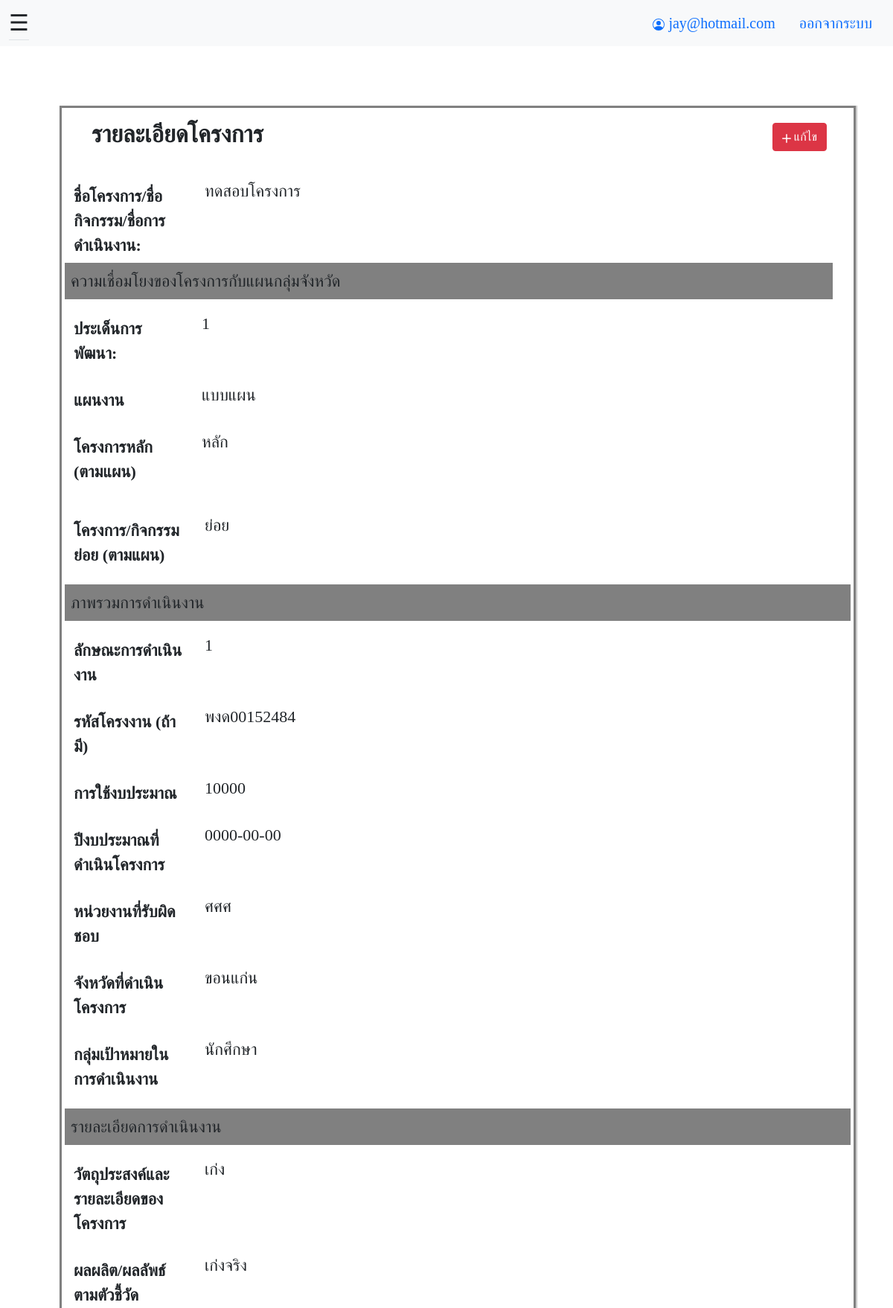
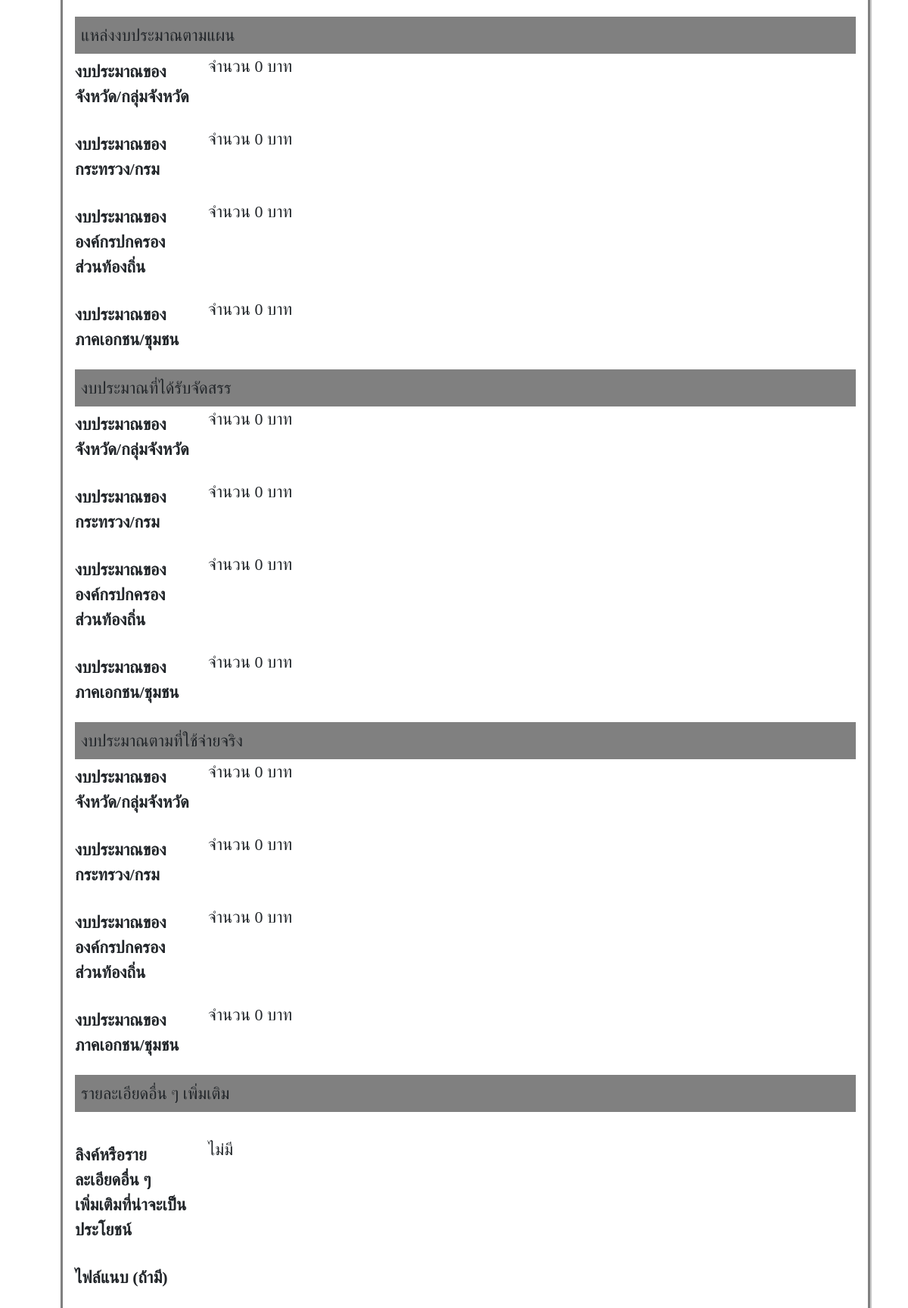
The page /index/detail.php?project_id=3 (signed in) on the database its author committed (2 pictures, top to bottom).
### tables this page shows
CREATE TABLE `project` (
  `project_id` int(11) NOT NULL,
  `project_name` varchar(100) NOT NULL,
  `development_subject` varchar(200) NOT NULL,
  `project_roadmap` varchar(100) NOT NULL,
  `project_main` varchar(100) NOT NULL,
  `project_sub` varchar(100) NOT NULL,
  `operation_type` varchar(200) NOT NULL,
  `project_code` varchar(100) NOT NULL,
  `use_budget` varchar(200) NOT NULL,
  `budget_year` varchar(200) NOT NULL,
  `institution` varchar(100) NOT NULL,
  `province` varchar(100) NOT NULL,
  `target_user` varchar(100) NOT NULL,
  `project_objective` varchar(200) NOT NULL,
  `project_result` varchar(200) NOT NULL,
  `project_additional` varchar(200) NOT NULL,
  `budget_province_plan` int(11) DEFAULT NULL,
  `budget_province_receive` int(11) DEFAULT NULL,
  `budget_province_use` int(11) DEFAULT NULL,
  `budget_department_plan` int(11) DEFAULT NULL,
  `budget_department_receive` int(11) DEFAULT NULL,
  `budget_department_use` int(11) DEFAULT NULL,
  `budget_local_plan` int(11) DEFAULT NULL,
  `budget_local_receive` int(11) DEFAULT NULL,
  `budget_local_use` int(11) DEFAULT NULL,
  `budget_private_plan` int(11) DEFAULT NULL,
  `budget_private_receive` int(11) DEFAULT NULL,
  `budget_private_use` int(11) DEFAULT NULL,
  `user_id` int(11) NOT NULL
);

### index/detail.php (the view, shortened to what this page needs)
<!DOCTYPE html>
<html lang="en">
<head>
  <?php include "../connect.php" ?>
</head>
<body>
  <?php
  $stmt = $pdo->prepare("SELECT * FROM project where project_id = ?");
  $stmt->bindParam(1, $_GET["project_id"]);
  $stmt->execute();
  ?>
  <header>
    <nav class="navbar navbar-expand-lg navbar-light bg-light">
      <div class="container-fluid">
        <ul class="nav nav-tabs">
          <li class="nav-item">
            <span clss="marginle" style="font-size:30px;cursor:pointer" onclick="openNav()">&#9776; </span>
          </li>
        </ul>
        <ul class="nav justify-content-end">
        <li class="nav-item">
              <a class=nav-link active aria-current="page"> <?php echo $_COOKIE["user_email"]; ?></a>
        </li>
          <li class="nav-item">
            <a class="nav-link active" aria-current="page" href="../login/index.php">ออกจากระบบ</a>
          </li>
        </ul>
  </header>
  <?php $row = $stmt->fetch()  ?>
  <div id="main" class="main bd-main order-1">
    <div class="bd-intro ps-lg-4">
      <div class="d-md-flex flex-md-row-reverse align-items-center justify-content-between">
        <a class="btn btn-danger" href="edit_project.php?project_id=<?= $row["project_id"] ?>" title="edit" rel="noopener" style="margin-right: 20px;"><svg xmlns="http://www.w3.org/2000/svg" width="12" height="12" fill="currentColor" class="bi bi-plus-lg" viewBox="0 0 16 16">
            <path d="M8 0a1 1 0 0 1 1 1v6h6a1 1 0 1 1 0 2H9v6a1 1 0 1 1-2 0V9H1a1 1 0 0 1 0-2h6V1a1 1 0 0 1 1-1z" />
          </svg> แก้ไข </a>
        <h2 class="bd-title" id="content" style="font-weight: bold;">รายละเอียดโครงการ</h2>
      </div>
    </div>
    <br>
    <div class="w-100 bd-highlight">
      <div class="row mb-3">
        <label for="project_code" class="col-sm-2 col-form-label" style="font-weight: bold;">ชื่อโครงการ/ชื่อกิจกรรม/ชื่อการดำเนินงาน:</label>
        <div class="col-sm-10">
          <?= $row["project_name"] ?>
        </div>
        <div class="row mb-3">
          <div class="-flex p-2 bd-highlight" style="background-color: gray;">
            <label>ความเชื่อมโยงของโครงการกับแผนกลุ่มจังหวัด
            </label>
          </div>
        </div>
        <div class="row mb-3">
          <label for="project_code" class="col-sm-2 col-form-label" style="font-weight: bold;">ประเด็นการพัฒนา: </label>
          <div class="col-sm-10">
            <?= $row["development_subject"] ?>
          </div>
        </div>
        <div class="row mb-3">
          <label for="project_code" class="col-sm-2 col-form-label" style="font-weight: bold;">แผนงาน</label>
          <div class="col-sm-10">
            <?= $row["project_roadmap"] ?>
          </div>
        </div>
        <div class="row mb-3">
          <label for="project_code" class="col-sm-2 col-form-label" style="font-weight: bold;">โครงการหลัก (ตามแผน)</label>
          <div class="col-sm-10">
            <?= $row["project_main"] ?>
          </div>
        </div>
      </div>
      <div class="row mb-3">
        <label for="project_code" class="col-sm-2 col-form-label" style="font-weight: bold;">โครงการ/กิจกรรมย่อย (ตามแผน)</label>
        <div class="col-sm-10">
          <?= $row["project_sub"] ?>
        </div>
      </div>
      <div class="row mb-3">
        <div class="-flex p-2 bd-highlight" style="background-color: gray;">
          <label>ภาพรวมการดำเนินงาน</label>
        </div>
      </div>
      <div class="row mb-3">
        <label for="project_code" class="col-sm-2 col-form-label" style="font-weight: bold;">ลักษณะการดำเนินงาน</label>
        <div class="col-sm-10">
          <?= $row["operation_type"] ?>
        </div>
      </div>
      <div class="row mb-3">
        <label for="project_code" class="col-sm-2 col-form-label" style="font-weight: bold;">รหัสโครงงาน (ถ้ามี)</label>
        <div class="col-sm-10">
          <?= $row["project_code"] ?>
        </div>
      </div>
      <div class="row mb-3">
        <label for="project_code" class="col-sm-2 col-form-label" style="font-weight: bold;">การใช้งบประมาณ</label>
        <div class="col-sm-10">
          <?= $row["use_budget"] ?>
        </div>
      </div>
      <div class="row mb-3">
        <label for="project_code" class="col-sm-2 col-form-label" style="font-weight: bold;">ปีงบประมาณที่ดำเนินโครงการ</label>
        <div class="col-sm-10">
          <?= $row["budget_year"] ?>
        </div>
      </div>
      <div class="row mb-3">
        <label for="project_code" class="col-sm-2 col-form-label" style="font-weight: bold;">หน่วยงานที่รับผิดชอบ</label>
        <div class="col-sm-10">
          <?= $row["institution"] ?>
        </div>
      </div>
      <div class="row mb-3">
        <label for="project_code" class="col-sm-2 col-form-label" style="font-weight: bold;">จังหวัดที่ดำเนินโครงการ</label>
        <div class="col-sm-10">
          <?= $row["province"] ?>
        </div>
      </div>
      <div class="row mb-3">
        <label for="project_code" class="col-sm-2 col-form-label" style="font-weight: bold;">กลุ่มเป้าหมายในการดำเนินงาน</label>
        <div class="col-sm-10">
          <?= $row["target_user"] ?>
        </div>
      </div>
      <div class="row mb-3">
        <div class="-flex p-2 bd-highlight" style="background-color: gray;">
          <label>รายละเอียดการดำเนินงาน</label>
        </div>
      </div>
      <div class="row mb-3">
        <label for="project_code" class="col-sm-2 col-form-label" style="font-weight: bold;">วัตถุประสงค์และรายละเอียดของโครงการ</label>
        <div class="col-sm-10">
          <?= $row["project_objective"] ?>
        </div>
      </div>
      <div class="row mb-3">
        <label for="project_code" class="col-sm-2 col-form-label" style="font-weight: bold;">ผลผลิต/ผลลัพธ์ ตามตัวชี้วัด</label>
        <div class="col-sm-10">
          <?= $row["project_result"] ?>
        </div>
      </div>
      <div>
        <div class="-flex p-2 bd-highlight" style="background-color: gray;">
          <label>แหล่งงบประมาณตามแผน</label>
        </div>
        <div class="row mb-3">
          <label for="project_code" class="col-sm-2 col-form-label" style="font-weight: bold;">งบประมาณของจังหวัด/กลุ่มจังหวัด</label>
          <div class="col-sm-10">
            จำนวน <?= $row["budget_province_plan"] ?> บาท
          </div>
        </div>
        <div class="row mb-3">
          <label for="project_code" class="col-sm-2 col-form-label" style="font-weight: bold;">งบประมาณของกระทรวง/กรม</label>
          <div class="col-sm-10">
            จำนวน <?= $row["budget_department_plan"] ?> บาท
          </div>
        </div>
        <div class="row mb-3">
          <label for="project_code" class="col-sm-2 col-form-label" style="font-weight: bold;">งบประมาณขององค์กรปกครองส่วนท้องถิ่น</label>
          <div class="col-sm-10">
            จำนวน <?= $row["budget_local_plan"] ?> บาท
          </div>
        </div>
        <div class="row mb-3">
          <label for="project_code" class="col-sm-2 col-form-label" style="font-weight: bold;">งบประมาณของภาคเอกชน/ชุมชน</label>
          <div class="col-sm-10">
            จำนวน <?= $row["budget_private_plan"] ?> บาท
          </div>
        </div>
        <div class="-flex p-2 bd-highlight" style="background-color: gray;">
          <label>งบประมาณที่ได้รับจัดสรร</label>
        </div>
        <div class="row mb-3">
          <label for="project_code" class="col-sm-2 col-form-label" style="font-weight: bold;">งบประมาณของจังหวัด/กลุ่มจังหวัด</label>
          <div class="col-sm-10">
            จำนวน <?= $row["budget_province_receive"] ?> บาท
          </div>
        </div>
        <div class="row mb-3">
          <label for="project_code" class="col-sm-2 col-form-label" style="font-weight: bold;">งบประมาณของกระทรวง/กรม</label>
          <div class="col-sm-10">
            จำนวน <?= $row["budget_department_receive"] ?> บาท
          </div>
        </div>
        <div class="row mb-3">
          <label for="project_code" class="col-sm-2 col-form-label" style="font-weight: bold;">งบประมาณขององค์กรปกครองส่วนท้องถิ่น</label>
          <div class="col-sm-10">
            จำนวน <?= $row["budget_local_receive"] ?> บาท
          </div>
        </div>
        <div class="row mb-3">
          <label for="project_code" class="col-sm-2 col-form-label" style="font-weight: bold;">งบประมาณของภาคเอกชน/ชุมชน</label>
          <div class="col-sm-10">
            จำนวน <?= $row["budget_private_receive"] ?> บาท
          </div>
        </div>
        <div class="-flex p-2 bd-highlight" style="background-color: gray;">
          <label>งบประมาณตามที่ใช้จ่ายจริง</label>
        </div>
        <div class="row mb-3">
          <label for="project_code" class="col-sm-2 col-form-label" style="font-weight: bold;">งบประมาณของจังหวัด/กลุ่มจังหวัด</label>
          <div class="col-sm-10">
            จำนวน <?= $row["budget_province_use"] ?> บาท
          </div>
        </div>
        <div class="row mb-3">
          <label for="project_code" class="col-sm-2 col-form-label" style="font-weight: bold;">งบประมาณของกระทรวง/กรม</label>
          <div class="col-sm-10">
            จำนวน <?= $row["budget_department_use"] ?> บาท
          </div>
        </div>
        <div class="row mb-3">
          <label for="project_code" class="col-sm-2 col-form-label" style="font-weight: bold;">งบประมาณขององค์กรปกครองส่วนท้องถิ่น</label>
          <div class="col-sm-10">
            จำนวน <?= $row["budget_local_use"] ?> บาท
          </div>
        </div>
        <div class="row mb-3">
          <label for="project_code" class="col-sm-2 col-form-label" style="font-weight: bold;">งบประมาณของภาคเอกชน/ชุมชน</label>
          <div class="col-sm-10">
            จำนวน <?= $row["budget_private_use"] ?> บาท
          </div>
        </div>
        <div class="-flex p-2 bd-highlight" style="background-color: gray;">
          <label>รายละเอียดอื่น ๆ เพิ่มเติม</label>
        </div><br>
        <div class="row mb-3">
          <label for="project_code" class="col-sm-2 col-form-label" style="font-weight: bold;">ลิงค์หรือรายละเอียดอื่น ๆ <br>เพิ่มเติมที่น่าจะเป็นประโยชน์</label>
          <div class="col-sm-10">
            <?= $row["project_additional"] ?>
          </div>
        </div>
        <div class="row mb-3">
          <label for="project_code" class="col-sm-2 col-form-label" style="font-weight: bold;">ไฟล์แนบ (ถ้ามี)</label>
          <div class="col-sm-10">
          </div>
        </div>
      </div>
    </div>
</body>
</html>

### index/StyleIndex.css (style rules this page uses)
body { font-family: myFirstFont; font-size: 22px; margin-top: 0px; width: auto; margin-left: auto; margin-right: auto; }
div.main { margin-top: 80px; margin-left: 80px; margin-right: 50px; width: auto; position: relative; height: fit-content; border: 3px solid gray; box-shadow: 1px 1px 1px 1px #ccc; }
div a { text-decoration: none; color: white; font-size: 20px; padding: 15px; display:inline-block; }
ul { display: inline; margin: 0; padding: 0; }
ul li { display: inline-block; }
#main { transition: margin-left .5s; padding: 16px; }
label , textarea, option, input { font-size: 22px; }

### rows shown on the page
project: project_name "ทดสอบโครงการ", development_subject "1", project_roadmap "แบบแผน", project_main "หลัก", project_sub "ย่อย", operation_type "1", project_code "พงด00152484", use_budget "10000", budget_year "0000-00-00", institution "ศศศ", province "ขอนแก่น", target_user "นักศึกษา", project_objective "เก่ง", project_result "เก่งจริง", budget_province_plan "0", budget_department_plan "0", budget_local_plan "0", budget_private_plan "0", budget_province_receive "0", budget_department_receive "0", budget_local_receive "0", budget_private_receive "0", budget_province_use "0", budget_department_use "0", budget_local_use "0", budget_private_use "0", project_additional "ไม่มี"

### other values the page prints
$_COOKIE["user_email"] "jay@hotmail.com"
